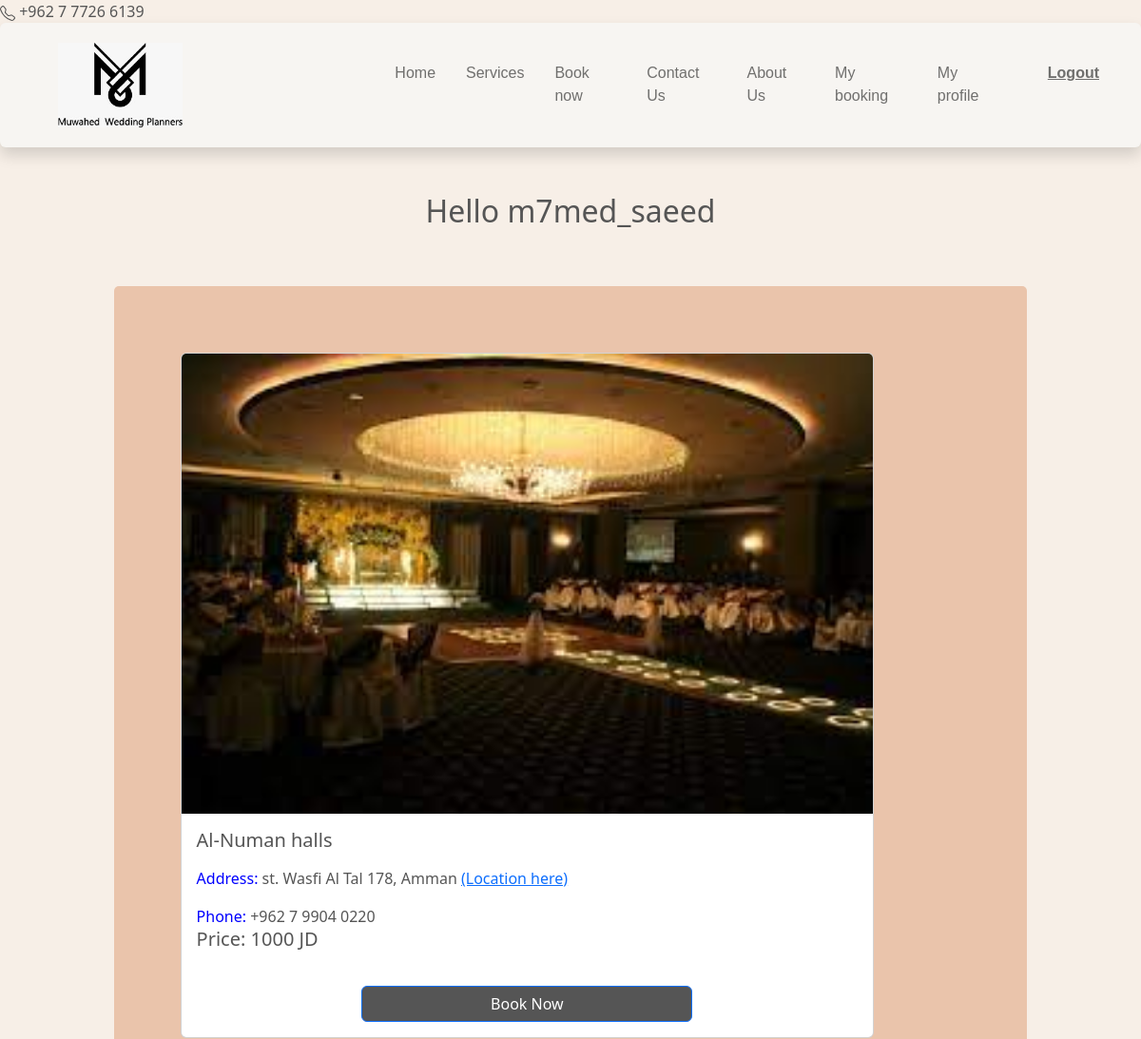
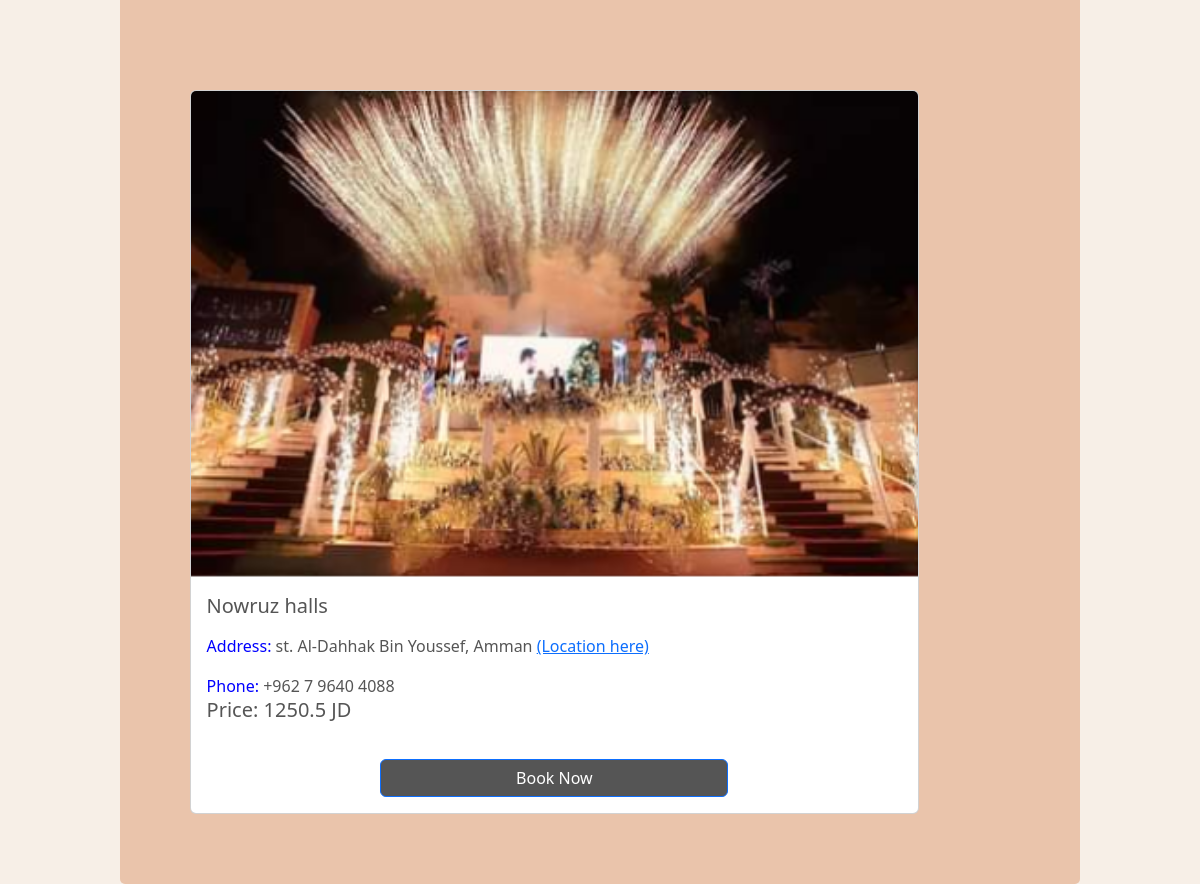
/home.php (signed in), run on the app's committed database (2 pictures, top to bottom).
### tables this page shows
CREATE TABLE `book_list` (
  `book_id` int(10) NOT NULL,
  `name` varchar(100) NOT NULL,
  `price` float NOT NULL,
  `address` varchar(100) NOT NULL,
  `image` varchar(100) NOT NULL,
  `link_address` varchar(100) NOT NULL,
  `phone_number` varchar(16) NOT NULL
);

### session.php (called while the page is built, shortened)
<?php
include('connect.php');
$statement = $pdo->query ("SELECT * FROM book_list");
$row1=$statement->fetch();
$row2=$statement->fetch();
?>

### home.php (the view, shortened to what this page needs)
<?php
require 'session.php';
if (isset($_SESSION['id'])){
?>
  <!DOCTYPE html>
  <html lang="en">
  <head>
    <link rel="stylesheet" href="style.css">
    <link href="https://cdn.jsdelivr.net/npm/bootstrap@5.2.0/dist/css/bootstrap.min.css" rel="stylesheet">
</head>
<body>
  <h2>Hello <?php echo $_SESSION['username'];?></h2>
  <div id="card_container">
    <form action="home.php" method="post">
      <div class="card">
        <img src="<?php echo $row1['image'] ?>" class="card-img-top" >
        <div class="card-body">
          <h5 class="card-title"><?php echo $row1['name'] ?></h5>
          <p class="card-text">
            <Address><span id="topics">Address:</span> <?php echo $row1['address'] ?>
            <a href="<?php echo $row1['link_address'] ?>" target="_blank">(Location here)</a> </Address>
            <div class="phone_number"><span id="topics">Phone:</span> <span onclick="copy(this)"><?php echo $row1['phone_number'] ?></span></div>
            <h5>Price: <?php echo $row1['price'] ?> JD</h5>
          </p>
          <a href="book_now.php" class="btn btn-primary">Book Now</a>
        </div>
      </div>
      <div class="card">
        <img src="<?php echo $row2['image'] ?>" class="card-img-top" >
        <div class="card-body">
          <h5 class="card-title"><?php echo $row2['name'] ?></h5>
          <p class="card-text">
            <Address><span id="topics">Address:</span> <?php echo $row2['address'] ?>
            <a href="<?php echo $row2['link_address'] ?>" target="_blank">(Location here)</a> </Address>
            <div class="phone_number"><span id="topics">Phone:</span> <span onclick="copy(this)"><?php echo $row2['phone_number'] ?></span></div>
            <h5>Price: <?php echo $row2['price'] ?> JD</h5>
          </p>
          <a href="book_now.php" class="btn btn-primary">Book Now</a>
        </div>
      </div>
    </form>
  </div>
  </body>
  </html>
  <?php
}else{
  header("Location: login.php");
  die;
}
?>

### navbar.css (style rules this page uses)
* { box-sizing: border-box; }
body { margin: 0px; padding: 0px; background-color: #f7efe7!important; color: #555 !important; }
#nav { z-index: 1 !important; background-color: #f7f5f2 !important; overflow: hidden; margin: 0 auto; transition: all ease-in-out 200ms; -webkit-transition: all ease-in-out 200ms; font-family: 'Gill Sans', 'Gill Sans MT', Calibri, 'Trebuchet MS', sans-serif; --bs-navbar-nav-link-padding-x: 1rem; }
#logo { display: block; width: 60%; height: 60%; margin-left: 15%; }
.bar { margin-left: 15%; }
#logout_btn { margin-left: 20px; font-weight: bold; }

### style.css (style rules this page uses)
* { box-sizing: border-box; }
body { margin: 0px; padding: 0px; font-family: Arial, Helvetica, sans-serif; background-color: #f7efe7; color: #555 !important; }
h2 { text-align: center; }
button,#delete_btn,.btn { background-color: #555 !important; color: white; padding: 2% 4%; margin-top: 3%; margin-left: 25%; border: none; cursor: pointer; width: 50%; border-radius: 5%; font-weight: bold; font-size: 100%; display: block; text-align: center; text-decoration: none; }
#card_container { padding: 2%; margin: auto; margin-top: 5%; width: 80%; border-radius: 5px; background-color: #eac4ab; }
.card { display: inline-block !important; width: 80%; margin: 5%; }
.card-text { text-align: center; }
#topics { color: blue; }

### data on the page
book_list: image (picture), name "Al-Numan halls", address "st. Wasfi Al Tal 178, Amman", phone_number "+962 7 9904 0220", price "1000"
book_list: image (picture), name "Nowruz halls", address "st. Al-Dahhak Bin Youssef, Amman", phone_number "+962 7 9640 4088", price "1250.5"

### other printed values
$_SESSION['username'] "m7med_saeed"
